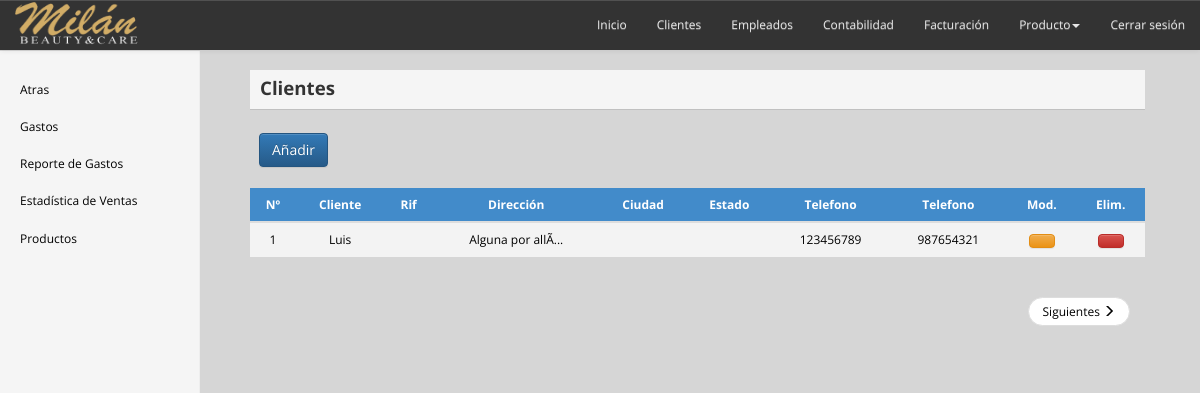
The app's page /productos/registro_cliente.php (signed in), older data.
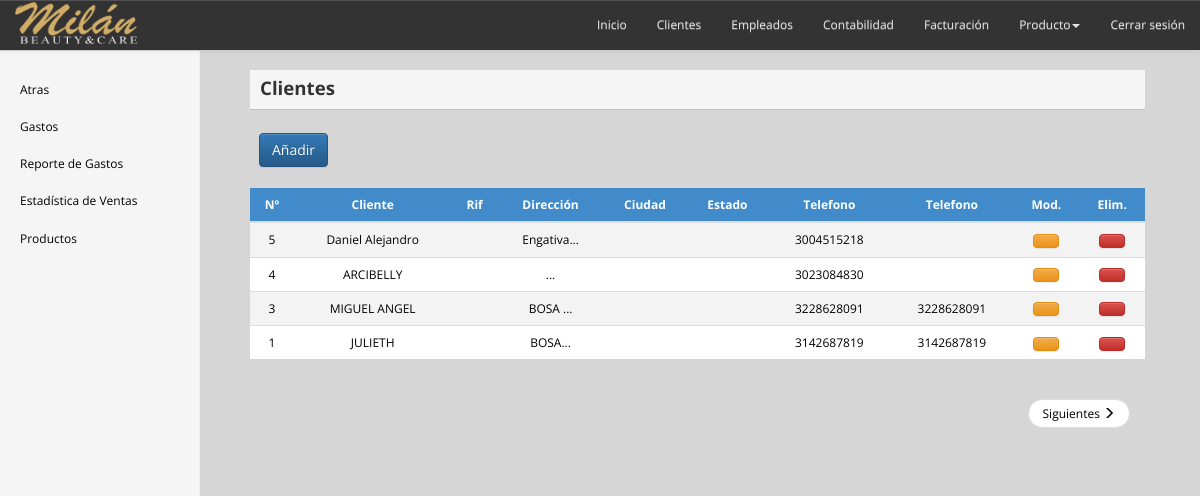
The same page, newer data.
### tables this page shows
CREATE TABLE `tb_regi_cli` (
  `codi_clie` int(11) NOT NULL,
  `cedula` varchar(45) NOT NULL,
  `nomb_clie` varchar(250) NOT NULL,
  `ape_clie` varchar(45) NOT NULL,
  `rif_clie` varchar(12) DEFAULT NULL,
  `nit_clie` varchar(15) DEFAULT NULL,
  `fech_clie` varchar(10) NOT NULL,
  `dire_clie` varchar(250) NOT NULL,
  `pais_clie` varchar(12) DEFAULT NULL,
  `ciud_clie` varchar(12) DEFAULT NULL,
  `esta_clie` varchar(12) DEFAULT NULL,
  `tele_clie` varchar(14) NOT NULL DEFAULT '',
  `tele_clie_opci` varchar(14) DEFAULT 'NA',
  `email` varchar(45) DEFAULT NULL,
  `cont_espe_clie` varchar(2) DEFAULT NULL,
  `fecha_modificado` date DEFAULT NULL,
  `password` varchar(100) NOT NULL
);

### controle/vSession.php (called while the page is built, shortened)
            <?php
	if($_SESSION['tipo'] == '1')
	{
		$tipo = '1';
	}
?>

### class/class.php (called while the page is built, shortened)
<?php
class Conectar
{
    public static function conecta()
    {
        $con = mysql_connect("localhost", "root", "");
        return $con;
    }
}
class Cliente
{
    private $datos;
    public function __construct()
    {
        $this->datos = array();
    }
    public function PaginadoCliente($inicio)
    {
        $sql = "select * from tb_regi_cli order by codi_clie desc limit $inicio, 10";
        $res = mysql_query($sql, Conectar::conecta());
        while ($reg = mysql_fetch_assoc($res))
        {
            $this->datos[] = $reg;
        }
        return $this->datos;
    }
    public function MostrarClienteTabla()
    {
        $sql = "select * from tb_regi_cli";
        $res = mysql_query($sql, Conectar::conecta());
        while ($reg = mysql_fetch_assoc($res))
        {
            $this->datos[] = $reg;
        }
        return $this->datos;
    }
}
?>

### productos/registro_cliente.php (the view, shortened to what this page needs)
<?php include("../start.php");
	  include("../class/class.php");
	  $cliente = new Cliente();
	  include("../controle/vSession.php");
        $atras = 1;
?>
<!DOCTYPE html>
<html lang="en">
<head>
<link rel="stylesheet" href="https://maxcdn.bootstrapcdn.com/bootstrap/3.3.7/css/bootstrap.min.css">
<link rel="stylesheet" href="https://maxcdn.bootstrapcdn.com/bootstrap/3.3.7/css/bootstrap-theme.min.css">
<link rel="stylesheet" href="../css/style.css"/>
<link href="../css/dashboard.css" rel="stylesheet" type="text/css" />
<link rel="stylesheet" type="text/css" href="../css/component.css" />
</head>
<body>
    <?php include("../include/menu_top.php")?>
    <div class="container-fluid">
        <div class="row">
            <div class="col-sm-3 col-md-2 sidebar">
                <?php
                    include ("../include/menu_lateral_1.php");
                 ?>
            </div>
            <div class="col-sm-9 col-sm-offset-3 col-md-10 col-md-offset-2 main">
            <div class="fondo">
                <div style="background:rgb(245, 245, 245); text-align:left; padding: 5px 0px 0px 0px; height:40px; border-bottom: 1px  #C0C0C0 solid;border-radius: 0px;">
                    <span style="color: #333333; font-weight:bold;font-size:14pt;padding: 0 0 0 10px;">Clientes </span><br><br>
                    <div class="btnSuperior"><a href="add_cliente.php" class="btn btn-primary">Añadir</a></div>
                </div>
                <br><br>
                <div class="row placeholders">
                    <form name="form_clie" id="form_clie" action="registro_cliente.php" method="post">
                <div class="table-responsive">
                <table widht='100%' id='Tabla'  name='Tabla' style='display:' class='table table-hover' border='0' align='center'  >
                <section>
                    <thead>
                    <tr>
                        <th class="tbDinami">Nº</th>
                        <th class="tbDinami">Cliente</th>
                        <th class="tbDinami">Rif</th>
                        <th class="tbDinami">Dirección</th>
                        <th class="tbDinami">Ciudad</th>
                        <th class="tbDinami">Estado</th>
                        <th class="tbDinami">Telefono</th>
                        <th class="tbDinami">Telefono</th>
                        <th>Mod.</th>
                        <th>Elim.</th>
                     </tr>
                 </thead>
                 <tbody>
                 <?php
				 if(isset($_GET["posicion"]))
				 {
					 $inicio = $_GET["posicion"];
					 }
					 else
					 {
						 $inicio=0;
						 }
				 $paginacion = $cliente->PaginadoCliente($inicio);
				 $row = $cliente->MostrarClienteTabla();
				 $ind=0;
				 for($i=0; $i<sizeof($paginacion); $i++)
                {
                    $ind= $ind + 1;
                    ?>
                    <tr <?php $ind ?> class="fila">
                    <td><a href="javascript:void(0);" onclick="window.location='modificar_cliente.php?codi_clie=<?php echo $row[$i]["codi_clie"]?>'"><?php echo $row[$i]["codi_clie"] ?></a></td>
                    <td><a href="javascript:void(0);" onclick="window.location='modificar_cliente.php?codi_clie=<?php echo $row[$i]["codi_clie"]?>'"><?php echo substr(ucwords($row[$i]["nomb_clie"]),0,20);?></a></td>
                    <td><a href="javascript:void(0);" onclick="window.location='modificar_cliente.php?codi_clie=<?php echo $row[$i]["codi_clie"]?>'"><?php echo $row[$i]["rif_clie"]?></a></td>
                    <td><a href="javascript:void(0);" onclick="window.location='modificar_cliente.php?codi_clie=<?php echo $row[$i]["codi_clie"]?>'"><?php echo substr($row[$i]["dire_clie"],0,50)."...";?></a></td>
                    <td><a href="javascript:void(0);" onclick="window.location='modificar_cliente.php?codi_clie=<?php echo $row[$i]["codi_clie"]?>'"><?php echo ucwords($row[$i]["ciud_clie"])?></a></td>
                    <td><a href="javascript:void(0);" onclick="window.location='modificar_cliente.php?codi_clie=<?php echo $row[$i]["codi_clie"]?>'"><?php echo ucwords($row[$i]["esta_clie"])?></a></td>
                    <td><a href="javascript:void(0);" onclick="window.location='modificar_cliente.php?codi_clie=<?php echo $row[$i]["codi_clie"]?>'"><?php echo $row[$i]["tele_clie"]?></a></td>
                    <td><a href="javascript:void(0);" onclick="window.location='modificar_cliente.php?codi_clie=<?php echo $row[$i]["codi_clie"]?>'"><?php echo $row[$i]["tele_clie_opci"]?></a></td>
                     <td ><a href="javascript:void(0);" class="btn btn-warning"  onclick="window.location='modificar_cliente.php?codi_clie=<?php echo $row[$i]["codi_clie"]?>'"></a></td>
                    <td><a class="btn btn-danger" style="cursor:pointer;"title="Eliminar" width="20" align="center" onclick="eliminarClie(<?php echo $row[$i]["codi_clie"]?>)"></a> </td>
                    </tr>
                   <?php
                    }
                    ?>
                    </section>
                </table>
                </div>
                </form>
                </div>
                <div class="row placeholders">
                    <div class="col-md-12">
                    <nav aria-label="...">
                        <ul class="pager">
                        <?php
						if(count($paginacion)>=10)
						{
							$proxima = $inicio+10;
							?>
                            <li class="next"><a href="?posicion=<?php echo $proxima;?>">Siguientes <span class="glyphicon glyphicon-menu-right" aria-hidden="true"></span></a></li>
                            <?php
							}
							else
							{
								?>
								<li class="next"><a href="#">Siguientes <span class="glyphicon glyphicon-menu-right" aria-hidden="true"></span></a></li>
                                <?php
							}
						?>
                        </ul>
                        </nav>
                    </div>
                </div>
            </div>
            </div>
        </div>
    </div>
</body>
</html>

### include/menu_top.php (shortened to what this page needs)
<section id="navegacion">
            <nav class="navbar navbar-default navbar-fixed-top">
                  <div class="container-fluid">
                    <div class="navbar-header">
                      <a class="navbar-brand" href="../modulo.php"><?php echo "<img src='../".$_SESSION['logo']."' width='150' height='45'/>";?></a>
                    </div>
                    <div class="collapse navbar-collapse" id="bs-example-navbar-collapse-1">
                      <ul class="nav navbar-nav navbar-right">
                      <li class=""><a href="/modulo.php">Inicio<span class="sr-only">(current)</span></a></li>
                      <li class=""><a href="/cliente/registro_cliente.php">Clientes <span class="sr-only">(current)</span></a></li>
                      <li class=""><a href="/empleados/registro_empleados.php">Empleados <span class="sr-only">(current)</span></a></li>
                      <li>
                        <a href="../contabilidad/index.php">Contabilidad</a>
                        </li>
                        <li class=""><a href="/facturacion/facturacion.php?valor=0">Facturaci&oacute;n <span class="sr-only">current)</span></a></li>
                        <li class="dropdown">
                          <a href="#" class="dropdown-toggle" data-toggle="dropdown" role="button" aria-haspopup="true" aria-expanded="false">Producto<span class="caret"></span></a>
                        </li>
                        <li class=""><a href="/logout.php">Cerrar sesión <span class="sr-only">(current)</span></a></li>
                      </ul>
                    </div>
                  </div>
                </nav>
</section>

### include/menu_lateral_1.php (shortened to what this page needs)
<?php if ($tipo==1)
{
	?>
		<ul class="nav nav-sidebar">
			<?php if ($atras ==1)
			{
				echo '<li class=""><a href="javascript:history.go(-1);">Atras</a><span class="sr-only">(current)</span></a></li>';
			}
			?>
		    <li><a href="../contabilidad/gastos.php">Gastos <span class="sr-only">(current)</span></a></li>
		    <li><a href="../contabilidad/libro_de_gastos.php">Reporte de Gastos</a></li>
		    <li><a href="../contabilidad/estadisticas.php">Estadística de Ventas</a></li>
		    <li><a href="../productos/index.php">Productos</a></li>
		</ul>
	<?php
}
?>

### css/style.css (style rules this page uses)
table#Tabla { margin-top: 44px !important; }
.fondo { background: none; border-radius: 0px; }
.row { margin-right: 0 !important; margin-left: 0 !important; }
.btnSuperior { margin: 8px 0 0 0; background: #d6d6d6; padding: 6px 0 10px 9px; }
nav.navbar.navbar-default { background: #333; border: 0; }
a.navbar-brand { padding: 0; }
body { padding-top: 70px; }
.navbar-default .navbar-nav>li>a { color: #e6e6e6 !important; }
.btn { color: white !important; }
.main { text-align: center; }
body { font-family: 'Open Sans', sans-serif; font-size:12px; }
td,tr { font-family: 'Open Sans', sans-serif; font-size:12px; }
table { font-family: 'Open Sans', sans-serif; font-size:12px; }
table,td,RegClien { padding: 1px 4px 1px 3px; }
th { background: #428bca; font-weight: bold; color: white; text-align: center; }
tr.fila:nth-child(odd) { background-color:#F3F3F3; }
tr.fila:nth-child(even) { background-color:#fff; }
a:link { text-decoration:none; color:black; }
#absolute,body { background: rgb(214, 214, 214); }
.tbDinami { padding:2px 20px 2px 20px; }
* { -webkit-box-sizing: border-box; -moz-box-sizing: border-box; box-sizing: border-box; outline: none; }

### css/dashboard.css (style rules this page uses)
body { padding-top: 50px; }
.navbar-fixed-top { border: 0; }
.sidebar { display: none; }
@media (min-width: 768px) { .sidebar { position: fixed; top: 51px; bottom: 0; left: 0; z-index: 1000; display: block; padding: 20px; overflow-x: hidden; overflow-y: auto; background-color: #f5f5f5; border-right: 1px solid #eee; } }
.nav-sidebar { margin-right: -21px; margin-bottom: 20px; margin-left: -20px; }
.nav-sidebar > li > a { padding-right: 20px; padding-left: 20px; }
.main { padding: 20px; }
@media (min-width: 768px) { .main { padding-right: 40px; padding-left: 40px; } }
.placeholders { margin-bottom: 0px; text-align: center; }

Row changes from the older to the newer data that the page shows:
added tb_regi_cli: codi_clie "5", nomb_clie "Daniel Alejandro", dire_clie "Engativa", tele_clie "3004515218"
added tb_regi_cli: codi_clie "4", nomb_clie "ARCIBELLY", tele_clie "3023084830"
added tb_regi_cli: codi_clie "3", nomb_clie "MIGUEL ANGEL", dire_clie "BOSA", tele_clie "3228628091", tele_clie_opci "3228628091"
changed tb_regi_cli id 1: nomb_clie "Luis" → "JULIETH"; dire_clie "Alguna por allÃ­" → "BOSA"; tele_clie "123456789" → "3142687819"; tele_clie_opci "987654321" → "3142687819"
